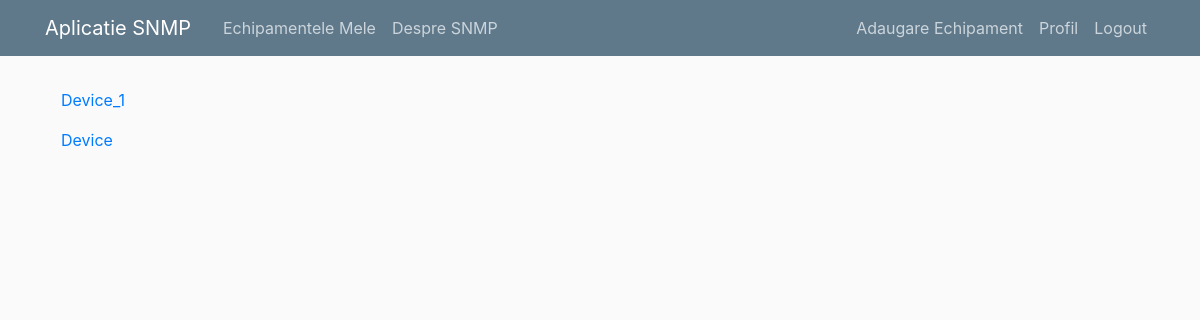
The app's page /dashboard/ (signed in), older data.
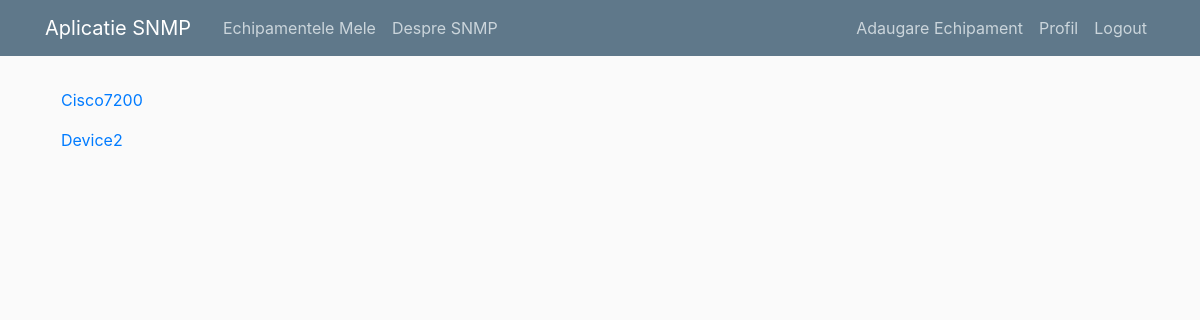
The same page, newer data.
### snmp_app/models.py (models this page shows, shortened)
class Device(models.Model):
    authentication_protocol_choices = (('usmHMACMD5AuthProtocol', 'md5'),
                                       ('usmHMACSHAAuthProtocol', 'sha'),
                                       ('usmHMAC128SHA224AuthProtocol','sha 224'),
                                       ('usmHMAC192SHA256AuthProtocol', 'sha 256'),
                                       ('usmHMAC256SHA384AuthProtocol', 'sha 384'),
                                       ('usmHMAC384SHA512AuthProtocol', 'sha 512'),
                                       )
    private_protocol_choces = (('usmDESPrivProtocol', 'des'),
                               ('usm3DESEDEPrivProtocol', '3des'),
                               ('usmAesCfb128Protocol', 'aes 128'),
                               ('usmAesCfb192Protocol', 'aes 192'),
                               ('usmAesCfb256Protocol', 'aes 256'),
                               ('usmNoPrivProtocol', 'no protocol'),
                               )
    name = models.CharField(max_length=50)
    ip_address = models.GenericIPAddressField()
    subnet_mask = models.GenericIPAddressField()
    Snmp_Username = models.CharField(max_length=50)
    Authentication_Protocol = models.CharField(max_length=50, choices=authentication_protocol_choices, default='usmHMACSHAAuthProtocol')
    Authentication_Password = models.CharField(max_length=50)
    Private_Protocol = models.CharField(max_length=50, choices=private_protocol_choces, default='usm3DESEDEPrivProtocol')
    Private_Password = models.CharField(max_length=50)
    Details = models.CharField(max_length=50)
    date_added = models.DateField(default=timezone.now)
    author = models.ForeignKey(User, on_delete=models.CASCADE)

### snmp_app/views.py (the view)
# urls.py: path('dashboard/', DeviceListView.as_view(), name='dashboard_view'),
class DeviceListView(ListView):
    model = Device
    template_name = 'snmp_app/dashboard.html'  # <app>/<model>_<viewtype>.html
    context_object_name = 'devices'

### snmp_app/templates/snmp_app/dashboard.html
{% extends "snmp_app/base.html"%}
{% block content %}
  {% for device in devices %}
        <ul class="nav flex-column">
          <li class="nav-item">
            <a class="nav-link active" href="{% url 'device_detail' device.id %}">{{device.name}}</a>
          </li>
        </ul>
  {% endfor %}
{% endblock content%}

### snmp_app/templates/snmp_app/base.html (shortened to what this page needs)
{% load static %}
<!DOCTYPE html>
<html lang="en" dir="ltr">
<head>
      <link rel="stylesheet" href="https://stackpath.bootstrapcdn.com/bootstrap/4.4.1/css/bootstrap.min.css">
      <link rel="stylesheet" type="text/css" href="{% static 'snmp_app/main.css' %}">
</head>
<body>
  <header class="site-header">
    <nav class="navbar navbar-expand-md navbar-dark bg-steel fixed-top">
      <div class="container">
        <a class="navbar-brand mr-4" href="{% url 'dashboard_view' %}">Aplicatie SNMP</a>
        <div class="collapse navbar-collapse" id="navbarToggle">
          <div class="navbar-nav mr-auto">
            <a class="nav-item nav-link" href="{% url 'dashboard_view' %}">Echipamentele Mele</a>
            <a class="nav-item nav-link" href="{% url 'snmp_about' %}">Despre SNMP</a>
          </div>
          <div class="navbar-nav">
            {% if user.is_authenticated %}
              <a class="nav-item nav-link" href="{% url 'device_create' %}">Adaugare Echipament</a>
              <a class="nav-item nav-link" href="{% url 'profile' %}">Profil</a>
              <a class="nav-item nav-link" href="{% url 'logout' %}">Logout</a>
            {% else %}
              <a class="nav-item nav-link" href="{% url 'login' %}">Login</a>
              <a class="nav-item nav-link" href="{% url 'register' %}">Register</a>
            {% endif %}
          </div>
        </div>
      </div>
    </nav>
  </header>
      <main role="main" class="container">
        <div class="row">
          <div class="col-md-8">
            {% block content %}{% endblock %}
          </div>
        </div>
      </main>
</body>
</html>

### snmp_app/static/snmp_app/main.css (style rules this page uses)
body { background: #fafafa; color: #333333; margin-top: 5rem; }
ul { margin: 0; }
.bg-steel { background-color: #5f788a; }
.site-header .navbar-nav .nav-link { color: #cbd5db; }

Row changes from the older to the newer data that the page shows:
removed Device: name "Device_1"
removed Device: name "Device"
added Device: name "Cisco7200"
added Device: name "Device2"
